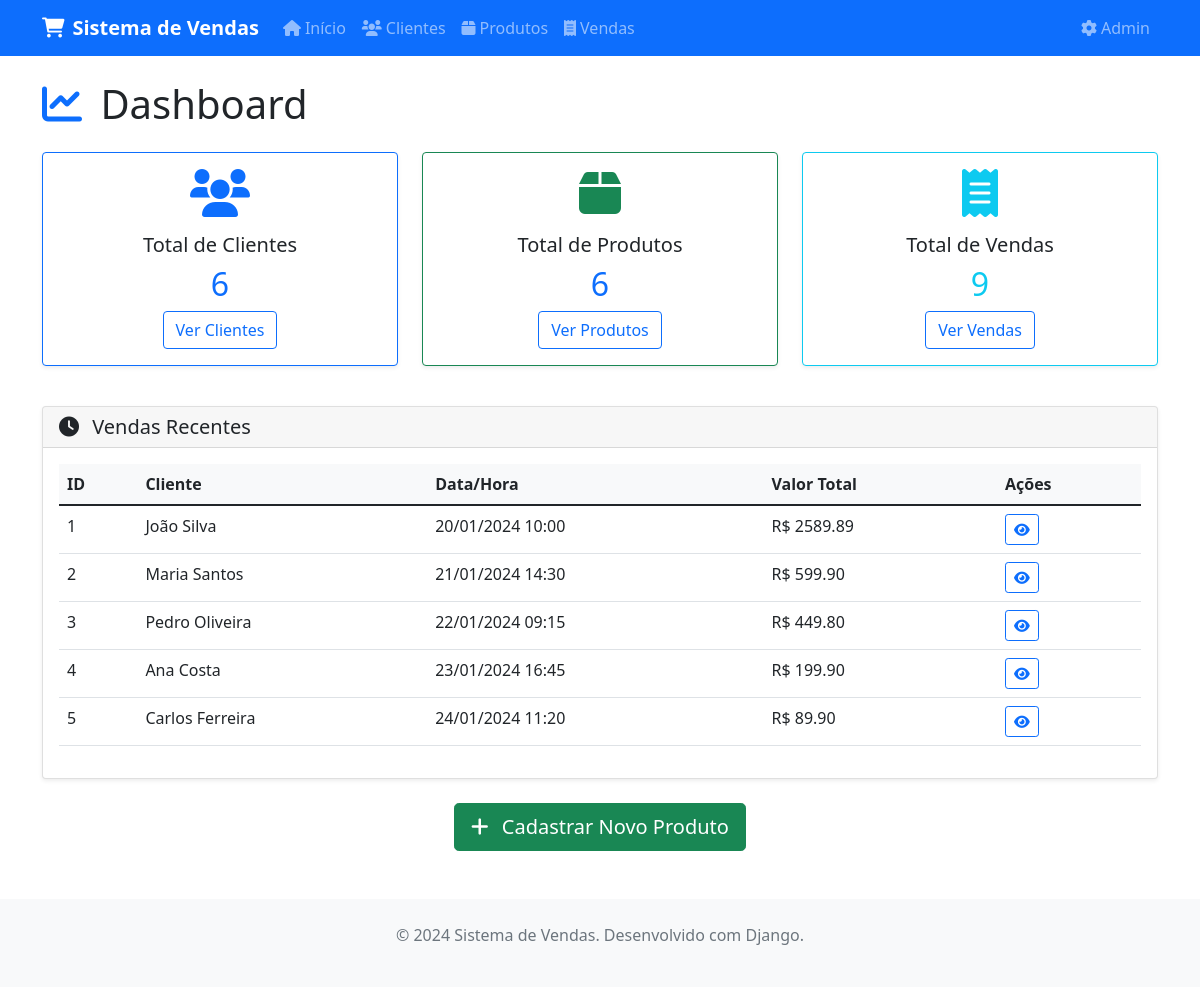
The app's page /vendas/ with its own data.
### vendas/models.py (models this page shows, shortened)
class Venda(models.Model):
    STATUS_CHOICES = [
        ('processamento', 'Em Processamento'),
        ('pago', 'Pago'),
        ('cancelado', 'Cancelado'),
    ]
    cliente = models.ForeignKey(Cliente, on_delete=models.CASCADE, verbose_name="Cliente")
    produtos = models.ManyToManyField(Produto, through='ItemVenda', verbose_name="Produtos")
    data_hora = models.DateTimeField(default=timezone.now, verbose_name="Data e Hora")
    valor_total = models.DecimalField(max_digits=10, decimal_places=2, verbose_name="Valor Total")
    status = models.CharField(max_length=20, choices=STATUS_CHOICES, default='processamento', verbose_name="Status")
    class Meta:
        verbose_name = "Venda"
        verbose_name_plural = "Vendas"
        ordering = ['data_hora']

class Cliente(models.Model):
    nome = models.CharField(max_length=200, verbose_name="Nome")
    email = models.EmailField(verbose_name="E-mail")
    data_cadastro = models.DateTimeField(auto_now_add=True, verbose_name="Data de Cadastro")
    class Meta:
        verbose_name = "Cliente"
        verbose_name_plural = "Clientes"
        ordering = ['nome']

### vendas/views.py (the view)
# urls.py: path('', views.home, name='home'),
def home(request):
    context = {
        'total_clientes': Cliente.objects.count(),
        'total_produtos': Produto.objects.count(),
        'total_vendas': Venda.objects.count(),
        'vendas_recentes': Venda.objects.order_by('data_hora')[:5],
    }
    return render(request, 'vendas/home.html', context)

### vendas/templates/vendas/home.html (shortened to what this page needs)
{% extends 'vendas/base.html' %}
{% block content %}
<div class="row">
    <div class="col-12">
        <h1 class="mb-4">
            <i class="fas fa-chart-line text-primary me-2"></i>
            Dashboard
        </h1>
    </div>
</div>
<div class="row mb-4">
    <div class="col-md-4 mb-3">
        <div class="card text-center border-primary">
            <div class="card-body">
                <i class="fas fa-users fa-3x text-primary mb-3"></i>
                <h5 class="card-title">Total de Clientes</h5>
                <h2 class="text-primary">{{ total_clientes }}</h2>
                <a href="{% url 'vendas:cliente_list' %}" class="btn btn-outline-primary">
                    Ver Clientes
                </a>
            </div>
        </div>
    </div>
    <div class="col-md-4 mb-3">
        <div class="card text-center border-success">
            <div class="card-body">
                <i class="fas fa-box fa-3x text-success mb-3"></i>
                <h5 class="card-title">Total de Produtos</h5>
                <h2 class="text-primary">{{ total_produtos }}</h2>
                <a href="{% url 'vendas:produto_list' %}" class="btn btn-outline-primary">
                    Ver Produtos
                </a>
            </div>
        </div>
    </div>
    <div class="col-md-4 mb-3">
        <div class="card text-center border-info">
            <div class="card-body">
                <i class="fas fa-receipt fa-3x text-info mb-3"></i>
                <h5 class="card-title">Total de Vendas</h5>
                <h2 class="text-info">{{ total_vendas }}</h2>
                <a href="{% url 'vendas:venda_list' %}" class="btn btn-outline-primary">
                    Ver Vendas
                </a>
            </div>
        </div>
    </div>
</div>
<div class="row">
    <div class="col-12">
        <div class="card">
            <div class="card-header">
                <h5 class="mb-0">
                    <i class="fas fa-clock me-2"></i>
                    Vendas Recentes
                </h5>
            </div>
            <div class="card-body">
                {% if vendas_recentes %}
                    <div class="table-responsive">
                        <table class="table table-hover">
                            <thead>
                                <tr>
                                    <th>ID</th>
                                    <th>Cliente</th>
                                    <th>Data/Hora</th>
                                    <th>Valor Total</th>
                                    <th>Ações</th>
                                </tr>
                            </thead>
                            <tbody>
                                {% for venda in vendas_recentes %}
                                <tr>
                                    <td>{{ venda.id }}</td>
                                    <td>{{ venda.cliente.nome }}</td>
                                    <td>{{ venda.data_hora|date:"d/m/Y H:i" }}</td>
                                    <td>R$ {{ venda.valor_total }}</td>
                                    <td>
                                        <a href="{% url 'vendas:venda_detail' venda.pk %}"
                                           class="btn btn-sm btn-outline-primary">
                                            <i class="fas fa-eye"></i>
                                        </a>
                                    </td>
                                </tr>
                                {% endfor %}
                            </tbody>
                        </table>
                    </div>
                {% else %}
                    <p class="text-muted text-center py-3">
                        <i class="fas fa-info-circle me-2"></i>
                        Nenhuma venda registrada ainda.
                    </p>
                {% endif %}
            </div>
        </div>
    </div>
</div>
<div class="row mt-4">
    <div class="col-12 text-center">
        <a href="{% url 'vendas:produto_create' %}" class="btn btn-success btn-lg">
            <i class="fas fa-plus me-2"></i>
            Cadastrar Novo Produto
        </a>
    </div>
</div>
{% endblock %}

### vendas/templates/vendas/base.html (shortened to what this page needs)
<!DOCTYPE html>
<html lang="pt-br">
<head>
    <link href="https://cdn.jsdelivr.net/npm/bootstrap@5.1.3/dist/css/bootstrap.min.css" rel="stylesheet">
    <link href="https://cdnjs.cloudflare.com/ajax/libs/font-awesome/6.0.0/css/all.min.css" rel="stylesheet">
</head>
<body>
    <nav class="navbar navbar-expand-lg navbar-dark bg-primary">
        <div class="container">
            <a class="navbar-brand" href="{% url 'vendas:home' %}">
                <i class="fas fa-shopping-cart me-2"></i>Sistema de Vendas
            </a>
            <div class="collapse navbar-collapse" id="navbarNav">
                <ul class="navbar-nav me-auto">
                    <li class="nav-item">
                        <a class="nav-link" href="{% url 'vendas:home' %}">
                            <i class="fas fa-home me-1"></i>Início
                        </a>
                    </li>
                    <li class="nav-item">
                        <a class="nav-link" href="{% url 'vendas:cliente_list' %}">
                            <i class="fas fa-users me-1"></i>Clientes
                        </a>
                    </li>
                    <li class="nav-item">
                        <a class="nav-link" href="{% url 'vendas:produto_list' %}">
                            <i class="fas fa-box me-1"></i>Produtos
                        </a>
                    </li>
                    <li class="nav-item">
                        <a class="nav-link" href="{% url 'vendas:venda_list' %}">
                            <i class="fas fa-receipt me-1"></i>Vendas
                        </a>
                    </li>
                </ul>
                <ul class="navbar-nav">
                    <li class="nav-item">
                        <a class="nav-link" href="{% url 'admin:index' %}">
                            <i class="fas fa-cog me-1"></i>Admin
                        </a>
                    </li>
                </ul>
            </div>
        </div>
    </nav>
    <main class="container mt-4">
        {% block content %}
        {% endblock %}
    </main>
    <footer class="bg-light text-center text-muted py-4 mt-5">
        <div class="container">
            <p>&copy; 2024 Sistema de Vendas. Desenvolvido com Django.</p>
        </div>
    </footer>
</body>
</html>

### vendas/templates/vendas/base.html (style rules this page uses)
.navbar-brand { font-weight: bold; }
.card { box-shadow: 0 0.125rem 0.25rem rgba(0, 0, 0, 0.075); border: 1px solid rgba(0, 0, 0, 0.125); }
.table th { background-color: #f8f9fa; }

### records on screen
Venda: id "1", cliente.nome "João Silva", data_hora "20/01/2024 10:00", valor_total "2589.89"
Venda: id "2", cliente.nome "Maria Santos", data_hora "21/01/2024 14:30", valor_total "599.90"
Venda: id "3", cliente.nome "Pedro Oliveira", data_hora "22/01/2024 09:15", valor_total "449.80"
Venda: id "4", cliente.nome "Ana Costa", data_hora "23/01/2024 16:45", valor_total "199.90"
Venda: id "5", cliente.nome "Carlos Ferreira", data_hora "24/01/2024 11:20", valor_total "89.90"

### other values on screen
{{ total_clientes }} "6"
{{ total_produtos }} "6"
{{ total_vendas }} "9"
